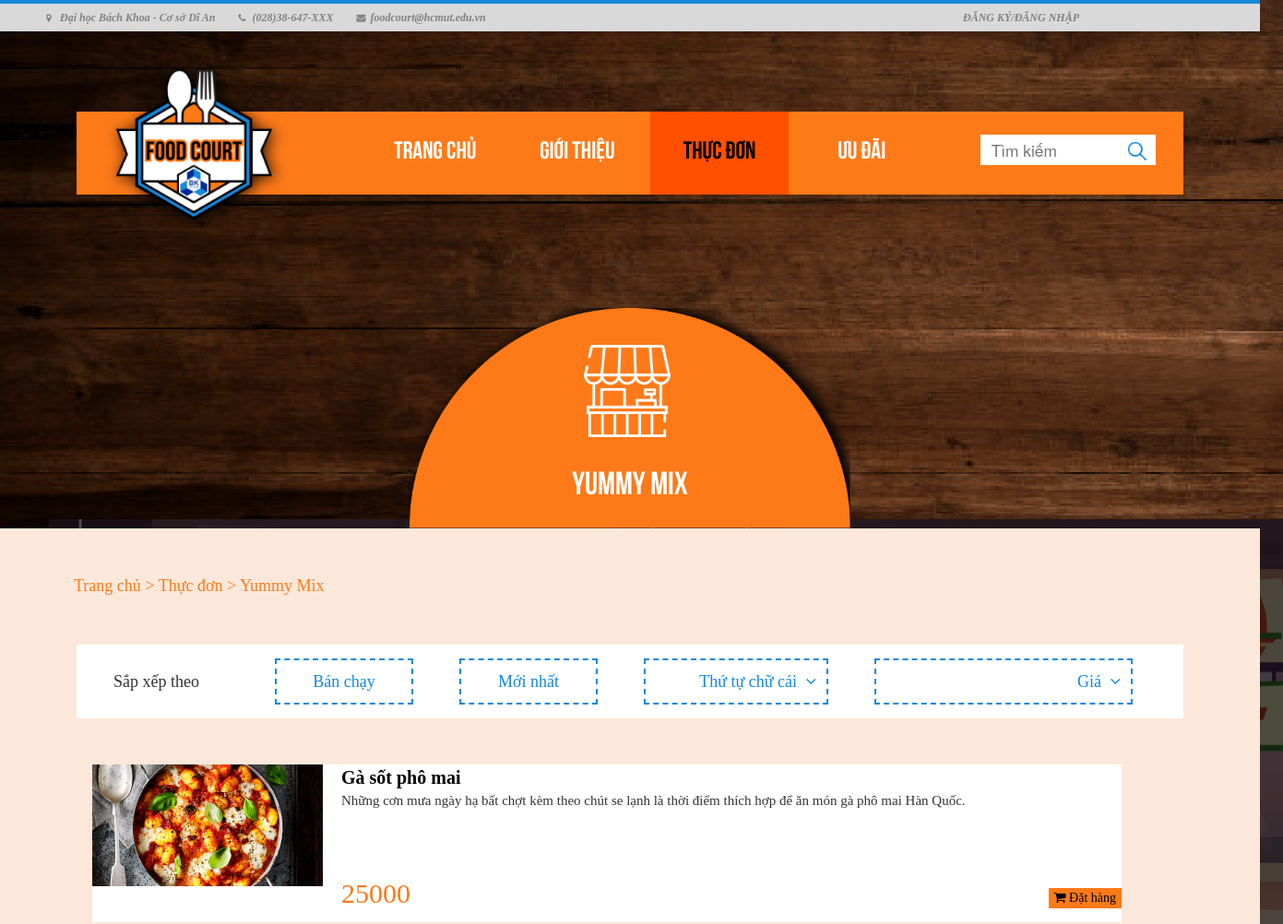
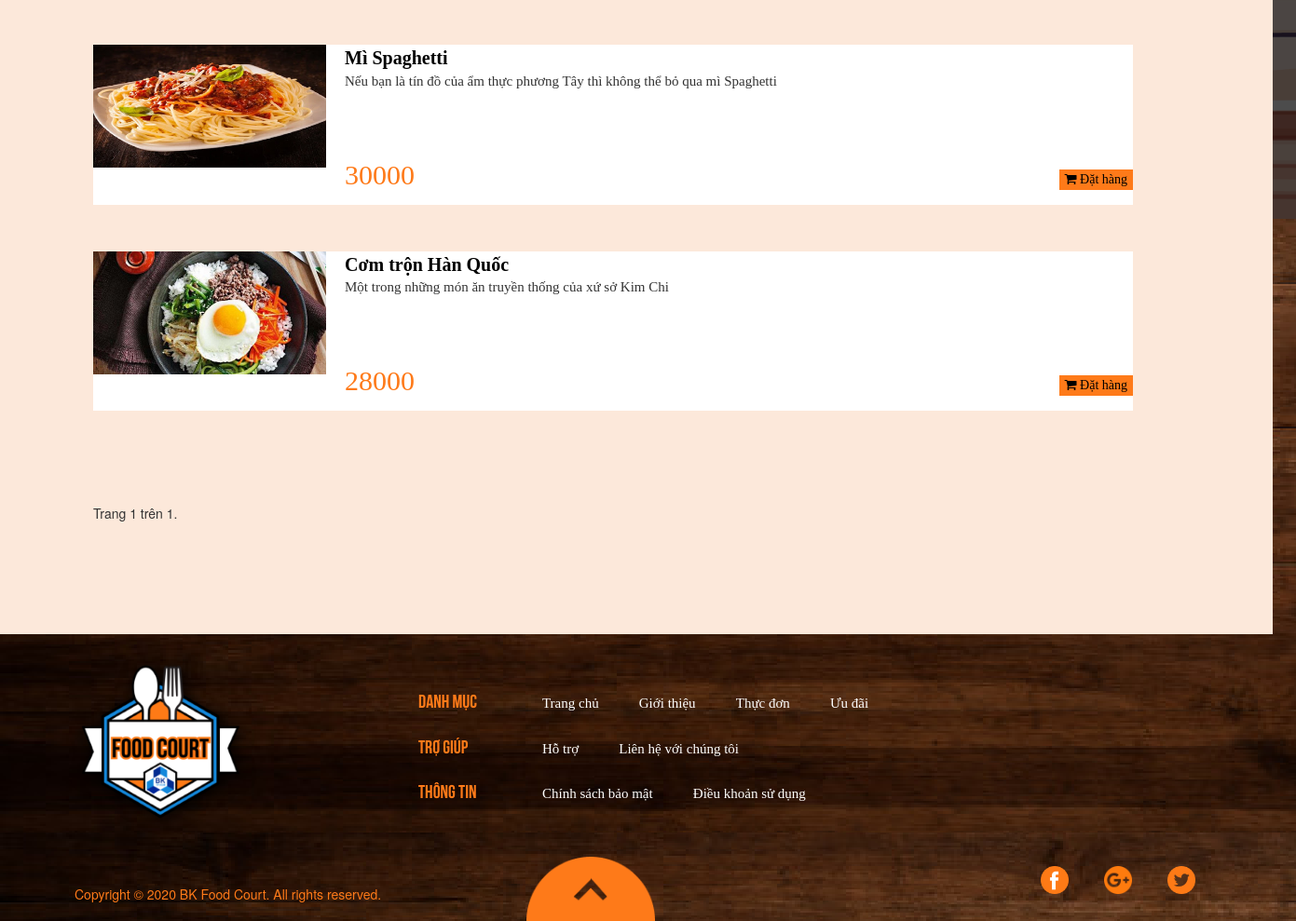
Screenshot of /stall-menu/1/ with the database file from the repository (2 pictures, top to bottom).
### webapp/models.py (models this page shows, shortened)
class Menu(models.Model):
    stallname = models.CharField(max_length=500)
    owner = models.CharField(max_length=50, blank=True)
    contact_phone = models.CharField(max_length=20, blank=True)
    def get_absolute_url(self):
        return reverse("stall-menu",kwargs={"id":self.id})

class Item(models.Model):
    name = models.CharField(max_length=500)
    image = models.ImageField(default='default.png', upload_to='profile_pics')
    description = models.TextField(blank=True, max_length=300)
    price = models.DecimalField(max_digits=8, decimal_places=0)
    available = models.BooleanField(default=True)
    belongs_to_stall = models.ForeignKey(Menu, on_delete=models.CASCADE)
    def get_absolute_url(self):
        return reverse("item-info",kwargs={"id":self.id})

### webapp/views.py (the view)
# urls.py: path('stall-menu/<int:id>/', web_views.menustall, name='stall-menu'),
def menustall(request, id):
    stall = get_object_or_404(Menu, id=id)
    if request.user.is_authenticated:
        order, created = Order.objects.get_or_create(order_by=request.user, status="ONGOING")
    else:
        order = "none"
    items = Item.objects.filter(belongs_to_stall=stall)
    query_list = items
    query = request.GET.get('query')
    if query:
        query_list = query_list.filter(name__icontains=query)
    if len(query_list) == 0 or query == "":
        none = 'True'
    else:
        none = 'False'
    paginator = Paginator(query_list, 10)
    page_number = request.GET.get('page')
    page_obj = paginator.get_page(page_number)
    context = {
        'none' : none,
        'stall': stall,
        'order' : order,
        'page_obj': page_obj
    }
    return render(request, 'webapp/menustall.html', context)

### webapp/templates/webapp/menustall.html (shortened to what this page needs)
{% load static %}
<!DOCTYPE html>
<html>
    <head>
        <link rel="stylesheet" type="text/css" href="{% static 'webapp/styles/menustall.css' %}">
        <link rel="stylesheet" href="{% static 'webapp/styles/bootstrap.min.css' %}">
        <link rel="stylesheet" href="{% static 'webapp/styles/font-awesome.min.css' %}">
        <link rel="stylesheet" href="https://unpkg.com/purecss@2.0.3/build/pure-min.css">
        <link rel="stylesheet" href="https://maxcdn.bootstrapcdn.com/bootstrap/3.4.1/css/bootstrap.min.css">
    </head>
    <body>
	 <div class="contact-imfo-box">
		<div class="container">
			<p class="lead">
				<i class="fa fa-map-marker"></i>Đại học Bách Khoa - Cơ sở Dĩ An
			</p>
			<p class="lead">
				<i class="fa fa-phone"></i>(028)38-647-XXX
			</p>
			<p class="lead">
				<i class="fa fa-envelope"></i>foodcourt@hcmut.edu.vn
			</p>
			{% if user.is_authenticated %}
			<div class="row account">
				<a id="acc" href="#">
					<p class="lead" onclick="showAccOptions()">{{ user.username }}</p>
					<div id ="op-active" class="acc-options">
						<ul>
							{% if user.is_superuser == True or user.is_staff == True %}
							<li><a href="{% url 'admin:index' %}">Quản trị viên</a></li>
							{% endif %}
							{% if user.is_authenticated %}
							{% for group in request.user.groups.all %}
								{% if group.name == 'Customer' %}
									<li><a href="{% url 'profile' %}">Thông tin tài khoản</a></li>
								{% endif %}
								{% if group.name == 'Manager' %}
                                <li><a href="{{ request.user.manager.own_stall.get_absolute_url }}">Chỉnh sửa Menu</a></li>
								{% endif %}
							{% endfor %}
							{% endif %}
							<li><a href="{% url 'logout-page' %}?next={% url 'home-page' %}">Đăng xuất</a></li>
						</ul>
					</div>
				</a>
				<i class="fa fa-user"></i>
			</div>
			{% else %}
            <div class="row account">
				<a href="{% url 'login-page' %}">
					<p>ĐĂNG KÝ/ĐĂNG NHẬP</p>
				</a>
			</div>
			{% endif %}
        </div>
    </div>
        <header>
                <ul>
                    <li><a href="{% url 'home-page' %}">Trang chủ</a></li>
                    <li><a href="{% url 'about' %}">Giới thiệu</a></li>
                    <li><a href="{% url 'main-menu' %}" class="active">Thực đơn</a></li>
                    <li><a href="{% url 'preference' %}">Ưu đãi</a></li>
                </ul>
                <div class="search">
                    <form method="GET" action="">
                        <input type="text" name="query" placeholder="  Tìm kiếm">
                        <button type='submit'><img src="{% static 'webapp/images/search.png' %}"></button>
                    </form>
                </div>
                <div class="logo_area">
                    <a href="{% url 'home-page' %}"><img src="{% static 'webapp/images/logo.png' %}" alt=""/></a>
                </div>
        </header>
        <div style="position: relative;">
            <div class="stall_icon">
                <img src="{% static 'webapp/images/stall-icon.png' %}" width="100px"/>
            </div>
            <div class="stall_name">
                <a href="{{ stall.get_absolute_url }}">{{ stall.stallname }}</a>
            </div>
        </div>
        <section class="back_area">
            <div class="text_heading">
                <a href="{% url 'home-page' %}">Trang chủ</a><a href="{% url 'main-menu' %}"> > Thực đơn</a> > <a href="{{ stall.get_absolute_url }}"> {{ stall.stallname }}</a>
            </div>
            <div class="filter">
                <p id="sortby">Sắp xếp theo</p>
                <div class="row">
                    <button style="margin-left: 230px">Bán chạy</button>
                    <button>Mới nhất</button>
                    <button style="width: 200px; text-align: right">Thứ tự chữ cái
                        <i class="fa fa-angle-down"></i>
                    </button>
                    <button style="width: 280px; text-align: right;">Giá
                        <i class="fa fa-angle-down"></i>
                    </button>
                </div>
            </div>
            {% if none == 'True' %}
            <div style="text-align: center; margin: 80px">
                <h4> Không tìm thấy món ăn nào. Xin bạn vui lòng tìm kiếm với từ khóa khác </h4>
            </div>
            {% else %}
            {% for item in page_obj %}
            <div class="items">
                <div class="food-image"><img src="{{ item.image.url }}" style="width: 250px;height: 132px; text-align: center;"></div>
                <div class="infomation">
                    <a href="{{ item.get_absolute_url }}" class="food-name">{{ item.name }}</a>
                    <div class="description">{{ item.description }}</div>
                    <div class="row">
                        <div class="food-price">{{ item.price }} </div>
                        {% if user.is_authenticated %}
                        {% for group in request.user.groups.all %}
                            {% if group.name == 'Customer' %}
                                <button data-item="{{ item.id }}" data-action="add" class="order-button"> <i class="fa fa-shopping-cart"></i> Đặt hàng</button>
                            {% endif %}
                            {% if group.name == 'Manager' %}
                                {% if stall == request.user.manager.own_stall %}
                                <a role ="button" href="{%url 'update-item' item.id%}" style="position: absolute;margin-left: 0px;right: 15px;top:5px;width: 100px;height: 35px;text-align: center;text-decoration: none;background: #FE7A19;padding-top: 5px; color:#000;font-family: SegoeUI_Semibold;" >
                                    Chỉnh sửa
                                </a>
                                <a role ="button" href="{%url 'delete-item' item.id%}" style="position: absolute;margin-left: 0px;right: 120px;top:5px;width: 100px;height: 35px;text-align: center;text-decoration: none;background: #FE7A19;padding-top: 5px; color:#000;font-family: SegoeUI_Semibold;" >
                                    Xóa
                                </a>
                                {% endif %}
							{% endif %}
                        {% endfor %}
						{% else %}
						<button class="alert-button"><i class="fa fa-shopping-cart"></i> Đặt hàng</button>
						{% endif %}
                    </div>
                </div>
            </div>
            {% endfor %}
            {% endif %}
            <div class="pagination" style="margin: 50px;">
                <span class="step-links">
                    <div class="current">
                        Trang {{ page_obj.number }} trên {{ page_obj.paginator.num_pages }}.
                    </div>
                    <br>
                </span>
            </div>
        </section>
	<div class="footer-above">
		<div class="row">
			<div class="footer-logo">
				<a href="{% url 'home-page' %}"><img src="{% static 'webapp/images/logo.png' %}" alt=""></a>
			</div>
			<div class="row footer-side">
				<div class="catalogue-title">
					<ul>
						<li>DANH MỤC</li>
						<li>TRỢ GIÚP</li>
						<li>THÔNG TIN</li>
					</ul>
				</div>
				<div>
					<ul>
						<li class="catalogue">
							<ul>
								<li><a href="{% url 'home-page' %}">Trang chủ</a></li>
								<li><a href="{% url 'about' %}">Giới thiệu</a></li>
								<li><a href="{% url 'main-menu' %}">Thực đơn</a></li>
								<li><a href="{% url 'preference' %}">Ưu đãi</a></li>
							</ul>
						</li>
						<li class="catalogue">
							<ul>
								<li><a href="#">Hỗ trợ</a></li>
								<li><a href="#">Liên hệ với chúng tôi</a></li>
							</ul>
						</li>
						<li class="catalogue">
							<ul>
								<li><a href="#">Chính sách bảo mật</a></li>
								<li><a href="#">Điều khoản sử dụng</a></li>
							</ul>
						</li>
					</ul>
				</div>
			</div>
		</div>
	</div>
	<div class="footer-bottom">
		<div class="row">
			<div class="col-xl-4 copyright">
				Copyright © 2020 BK Food Court. All rights reserved.
			</div>
			<div class="col-xl-5">
				<div class="up-button">
					<a href="#"><img id="up-button-image" src="{% static 'webapp/images/Subtraction 3.png' %}"></a>
				</div>
			</div>
			<div class="col-xl-3">
				<ul class="list-inline f-social">
					<li class="list-inline-item"><a href="#"><img src="{% static 'webapp/images/facebook (2).png' %}"></a></li>
					<li class="list-inline-item"><a href="#"><img src="{% static 'webapp/images/google-plus.png' %}"></a></li>
					<li class="list-inline-item"><a href="#"><img src="{% static 'webapp/images/twitter.png' %}"></a></li>
				</ul>
			</div>
		</div>
    </div>
    </body>
</html>

### webapp/static/webapp/styles/menustall.css (style rules this page uses)
.contact-imfo-box .container { display: flex; padding: 10px; margin-left: 15px; position: relative; }
.account { position: absolute; right: 0px; }
.contact-imfo-box { background: #D9D9D9; }
.contact-imfo-box i { display: block; float: left; width: 10px; height: 10px; line-height: 10px; text-align: left; color: #828282; font-size: 10px; -webkit-border-radius: 50%; -moz-border-radius: 50%; -ms-border-radius: 50%; border-radius: 50%; margin-right: 5px; margin-left: 5px; }
.contact-imfo-box p { margin: 0px 0px 0px 20px; color: #828282; text-align: left; line-height: 10px; font-weight: 600; font-size: 12px; font-family: "SegoeUI_Regular"; font-style: italic; }
.lead { font-size: 18px; line-height: 30px; color: #767676; margin: 0px; padding: 0; }
.logo_area { position: absolute; width: 219px; height: 219px; left: 20px; top: -70px; }
html { width: 1366px; }
body { margin: 0; padding: 0; font-family: 'SegoeUI_Regular'; background: url('../images/background.png'); }
.stall_icon { position: absolute; top: 50px; left: 630px; }
.stall_name { position: relative; text-align: center; font-family: 'Bebas_Bold'; top: -60px; font-size: 35px; }
.stall_name a { text-decoration: none; color: #fff; display: block; }
header { position: relative; max-width: 1200px; margin: 0 auto; top: 87px; background: #FE7A19; box-shadow: 0 2px 5px rgba(0, 0, 0, .2); }
header ul { font-family: 'Bebas_Bold'; font-size: 20pt; list-style-type: none; text-align: center; }
header ul li { color: #fff; display: inline-table; width: 150px; height: 90px; line-height: 90px; }
header ul li a { color: #fff; text-decoration: none; display: block; }
header .active, header ul li a:hover { background: #ff4f00; color: #000; text-decoration: none; }
header .search { position: relative; float: right; top: -90px; }
header input[type=text] { border: none; font-size: 13pt; position: absolute; right: 70px; top: 15px; width: 150px; height: 33px; }
header .search button { float: right; border: none; background: #fff; right: 0px; top: 15px; position: absolute; margin-right: 30px; cursor: pointer; width: 40px; height: 33px; }
.back_area { top: 160px; position: relative; padding: 50px 50px; margin-top: -200px; margin-bottom: 160px; background: #FCE8DA; }
.text_heading { margin-left: 30px; font-size: 18px; font-family: 'SegoeUI_Semibold'; color: #FE7A19; }
.text_heading a { color: #FE7A19; text-decoration: none; }
.filter { position: relative; max-width: 1200px; height: 80px; margin: 0 auto; background: #fff; line-height: 80px; }
#sortby { margin-top: 50px; padding-left: 40px; font-size: 18px; font-family: 'SegoeUI_Semibold'; }
.filter button { border: 1.5pt dashed; border-color: #1488DB; margin-top: -75px; margin-left: 50px; background: #fff; text-align: center; width: 150px; height: 50px; line-height: 40px; cursor: pointer; font-size: 18px; color: #1488DB; font-family: 'SegoeUI_Regular'; }
.filter .fa { margin-left: 5px; margin-right: 5px; }
.items { margin: 50px 100px 50px 50px; display: flex; background-color: #FFFFFF; }
.food-image { text-align: center; }
.infomation { width: 100%; }
.description { height: 100px; font-size: 15px; padding-left: 20px; padding-right: 20px; font-family: 'SegoeUI_Semibold'; }
.food-name { font-size: 20px; font-weight: 800; padding-left: 20px; padding-right: 20px; color: #000; font-family: 'SegoeUI_Bold'; }
.food-price { margin-top: -10px; padding-bottom: 10px; padding-left: 35px; color: #FE7A19; font-size: 30px; font-family: 'SegoeUI_Bold'; }
.infomation .row, .up-button { position: relative; }
.order-button, .alert-button { position: absolute; right: 15px; top: 5px; font-family: "SegoeUI_Semibold"; background: #FE7A19; color: #000; border: none; margin-left: 0; }
.pagination { display: inline-block; }
.footer-logo { padding: 10px 80px; }
.list-inline-item a img { width: 30px; left: 0%; bottom: 0%; margin-left: 20px; }
.row div ul, .catalogue-title ul li { list-style-type: none; padding: 10px 50px; font-family: "Bebas_Bold"; font-size: 20px; color: #FE7A19; }
.catalogue li { display: inline; padding: 20px; font-family: "SegoeUI_Regular"; font-size: 15px; color: #FFFFFF; }
.catalogue { margin-left: -150px; }
.catalogue li a { color: #FFFFFF; }
.footer-side { margin-top: 40px; }
.copyright { color: #FE7A19; position: relative; left: 80px; bottom: 0%; padding-top: 30px; }
#up-button-image { display: block; position: absolute; left: 100px; width: 25%; }

### rows the page displays
Menu: stallname "Yummy Mix"
Item: image (picture), name "Gà sốt phô mai", description "Những cơn mưa ngày hạ bất chợt kèm theo chút se lạnh là thời điểm thích hợp để ăn món gà phô mai Hàn Quốc.", price "25000"
Item: image (picture), name "Mì Spaghetti", description "Nếu bạn là tín đồ của ẩm thực phương Tây thì không thể bỏ qua mì Spaghetti", price "30000"
Item: image (picture), name "Cơm trộn Hàn Quốc", description "Một trong những món ăn truyền thống của xứ sở Kim Chi", price "28000"

### other values shown
{{ page_obj.number }} "1"
{{ page_obj.paginator.num_pages }} "1"
